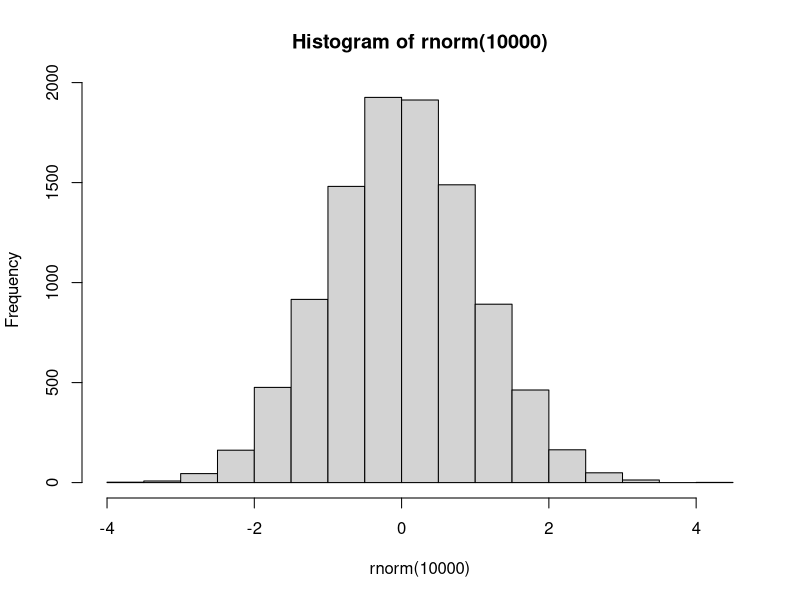
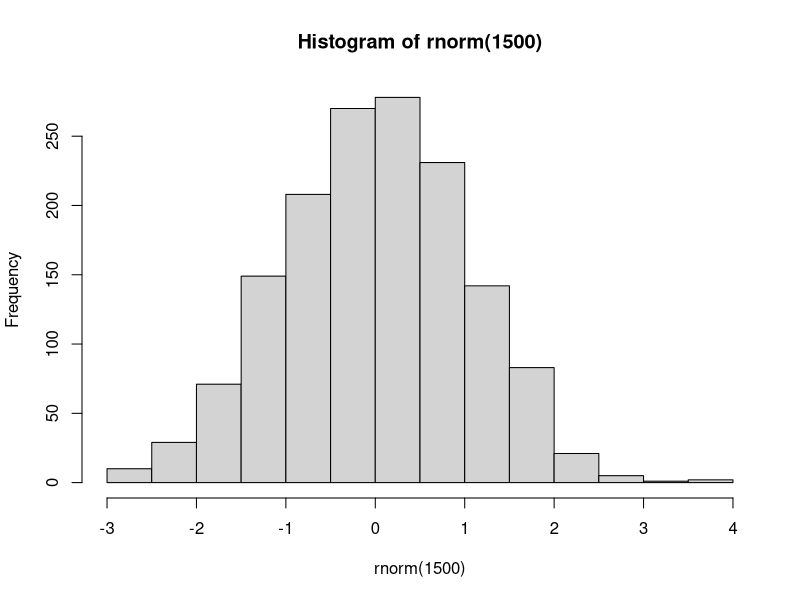

These figures' R source, in order:
new <- "new"


hist(rnorm(10000))

fifteen_for_2<- list(c(7,8), c(6,9), c(10,5), c(3,4,8), c(7,4,4), c(5,5,5))

hist(rnorm(1500))
